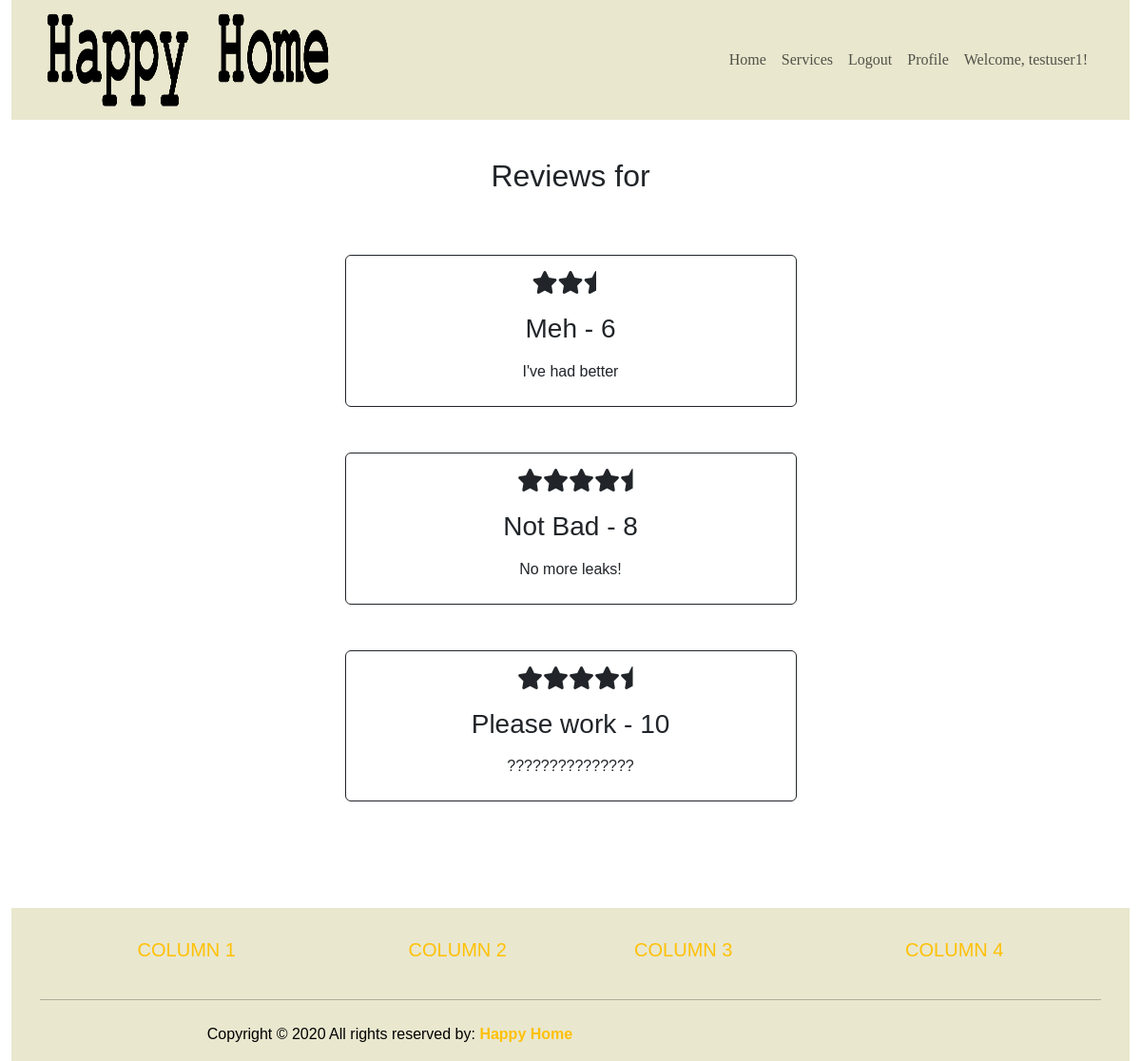
Before: /user_reviews20 (signed in) with the older database file.
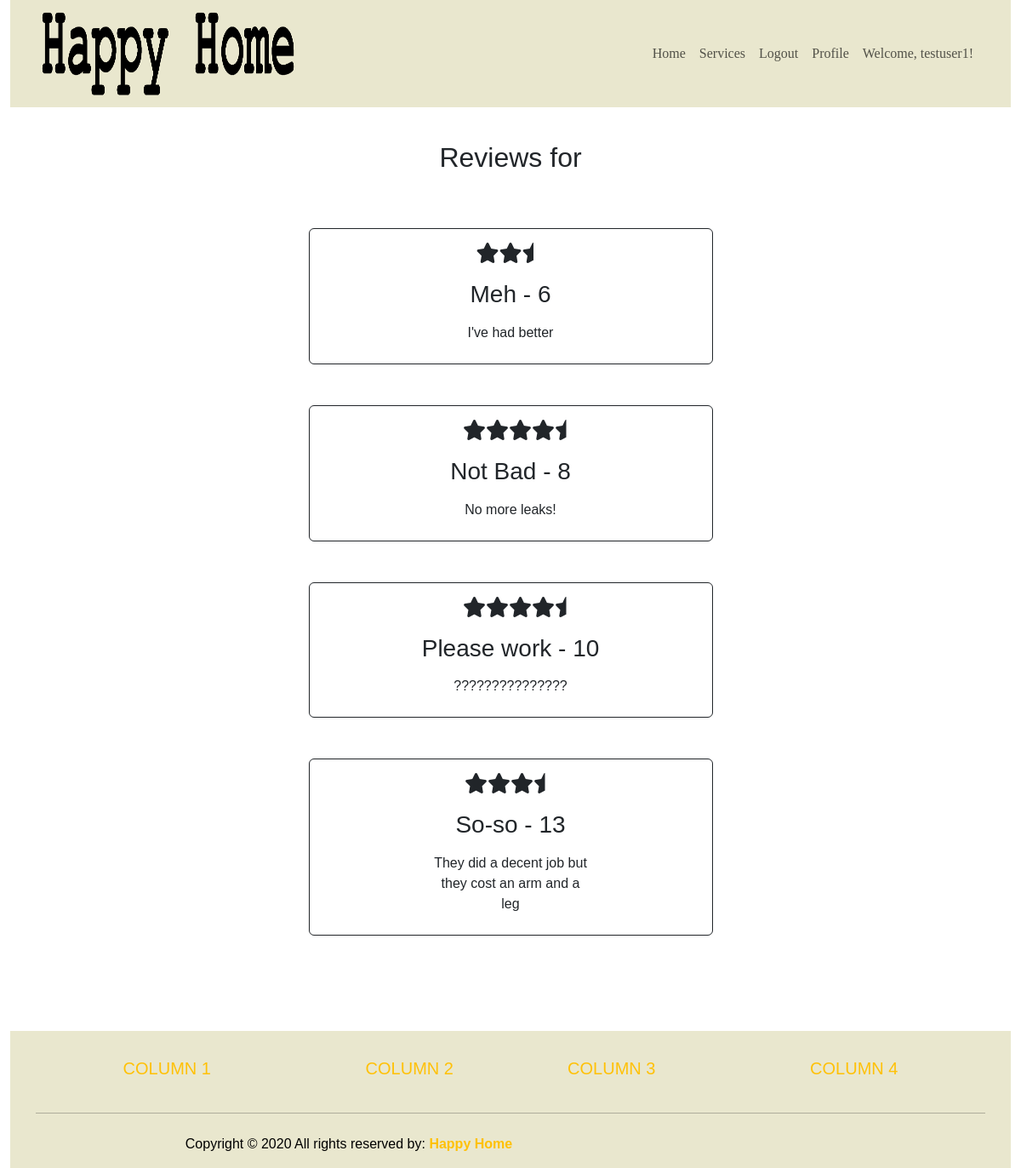
After: the same page with the newer database file.
### happy_home/models.py (models this page shows, shortened)
class User(AbstractUser):
    is_provider = models.BooleanField('business', default=False)
    is_user = models.BooleanField('user', default=False)

class Review(models.Model):
    provider = models.IntegerField(null=True)
    consumer = models.IntegerField(null=True)
    title = models.CharField(max_length=30, blank=True)
    rating = models.FloatField(default=1)
    text = models.CharField(max_length=1000, blank=True)
    created = models.DateField(auto_now=True)

### happy_home/views.py (the view)
# urls.py: path('user_reviews<info_user>', views.user_reviews, name='userReviews'),
def user_reviews(request, info_user):
    if request.user.is_authenticated:
        if request.user.is_user:
            consumer = Consumer.objects.get(user=info_user) #(email=request.user.email)
            reviews = Review.objects.filter(consumer=info_user)
            return render(request, 'user_reviews.html', {'reviews':reviews, 'consumer': consumer} ) # ,'profile_user':profile_user
        else:
            messages.success(request, ('You must be logged in as a user'))
            return redirect('login')
    else:
        messages.success(request, ('You must be logged in to get review list'))
        return redirect('login')

### happy_home/templates/user_reviews.html (shortened to what this page needs)
{% extends 'base.html' %}
{% block content %}
<div class="row col-6 mx-auto">
    <h2 style="text-align: center">Reviews for</h2>
</div>
<div class="row col-6 mx-auto mb-5">
</div>
{% for review in reviews %}
<div class="row text-center">
    <div class="container-bordered border border-dark rounded-2 mb-5 text-center col-5 mx-auto">
        <div class="mb-3">
            {% if review.rating == 0.5 %}
                <i style='font-size:24px' class='fas col-3 pt-3'>&#xf089;</i>
            {% elif review.rating == 1 %}
                <i style='font-size:24px' class='fas col-3 pt-3'>&#xf005;</i>
            {% elif review.rating == 1.5 %}
                <i style='font-size:24px' class='fas col-3 pt-3'>&#xf005;&#xf089;</i>
            {% elif review.rating == 2 %}
                <i style='font-size:24px' class='fas col-3 pt-3'>&#xf005;&#xf005;</i>
            {% elif review.rating == 2.5 %}
                <i style='font-size:24px' class='fas col-3 pt-3'>&#xf005;&#xf005;&#xf089;</i>
            {% elif review.rating == 3 %}
                <i style='font-size:24px' class='fas col-3 pt-3'>&#xf005;&#xf005;&#xf005;</i>
            {% elif review.rating == 3.5 %}
                <i style='font-size:24px' class='fas col-3 pt-3'>&#xf005;&#xf005;&#xf005;&#xf089;</i>
            {% elif review.rating == 4 %}
                <i style='font-size:24px' class='fas col-3 pt-3'>&#xf005;&#xf005;&#xf005;&#xf005;</i>
            {% elif review.rating == 4.5 %}
                <i style='font-size:24px' class='fas col-3 pt-3'>&#xf005;&#xf005;&#xf005;&#xf005;&#xf089;</i>
            {% elif review.rating == 5 %}
                <i style='font-size:24px' class='fas col-3 pt-3'>&#xf005;&#xf005;&#xf005;&#xf005;&#xf005;</i>
            {% endif %}
        </div>
        <div class="mb-3">
            <h3>{{ review.title }} - {{ review.id }}</h3>
        </div>
        <div class="col-5 mx-auto mb-4">
            <p>{{ review.text }}</p>
        </div>
    </div>
</div>
{% endfor %}
{% endblock %}

### happy_home/templates/base.html (shortened to what this page needs)
<!DOCTYPE html>
<html lang="en">
    <head>
        <link href="https://cdn.jsdelivr.net/npm/bootstrap@5.3.0-alpha1/dist/css/bootstrap.min.css" rel="stylesheet">
        <link href="static\css\main_bs.css" rel="stylesheet" />
        <link href="static\css\rating.css" rel="stylesheet" />
    </head>
    <body>
        <div class="container-fluid">
            <nav class="navbar navbar-expand-sm">
                <div class="container-fluid">
                    <a class="navbar-brand px-4" href="#">
                        <img src="static\images\HappyHome.png" width="300" height="100" alt="Happy Home">
                    </a>
                    <div class="collapse navbar-collapse justify-content-end px-4" id="navbarSupportedContent" id="navbarNav">
                        <ul class="navbar-nav ">
                            <li class="nav-item">
                                <a class="nav-link" href="{% url 'home' %}">Home</a>
                            </li>
                            <li class="nav-item">
                                <a class="nav-link" href="#">Services</a>
                            </li>
                            {% if user.is_authenticated %}
                                <li class="nav-item">
                                    <a class="nav-link" href="{% url 'logout' %}">Logout</a>
                                </li>
                                {% if user.is_provider %}
                                    <li class="nav-item">
                                        <a class="nav-link" href="{% url 'businessProfile' %}">Profile</a>
                                    </li>
                                {% else %}
                                    <li class="nav-item">
                                        <a class="nav-link" href="{% url 'userProfile' %}">Profile</a>
                                    </li>
                                {% endif %}
                            {% else %}
                                <li class="nav-item">
                                    <a class="nav-link" href="{% url 'login' %}">Login</a>
                                </li>
                            {% endif %}
                            {% if user.is_authenticated %}
                                <li class="nav-item">
                                    <a class="nav-link">Welcome, {{ user.username }}!</a>
                                </li>
                            {% else %}
                                <li class="nav-item">
                                    <a class="nav-link" href="{% url 'createAccount' %}">Create Account</a>
                                </li>
                            {% endif %}
                        </ul>
                    </div>
                </div>
            </nav>
        </div>
        <br/>
        <div class="container pt-3 pb-3">
        {% block content %}
        {% endblock %}
        </div>
        <div class="container-fluid pt-5">
        <footer class="text-black pt-3">
            <div class="container text-center text-md-left">
                <div class="row text-center text-md-left">
                    <div class="col-md-3 col-lg-3 col-xl-3 mx-auto mt-3">
                        <h5 class="text-uppercase mb-4 font-weight-bold text-warning">Column 1</h5>
                    </div>
                    <div class="col-md-2 col-lg-2 col-xl-2 mx-auto mt-3">
                        <h5 class="text-uppercase mb-4 font-weight-bold text-warning">Column 2</h5>
                    </div>
                    <div class="col-md3 col-lg-2 col-xl-2 mx-auto mt-3">
                        <h5 class="text-uppercase mb-4 font-weight-bold text-warning">Column 3</h5>
                    </div>
                    <div class="col-md-4 col-lg-3 col-xl-3 mx-auto mt-3">
                        <h5 class="text-uppercase mb-4 font-weight-bold text-warning">Column 4</h5>
                    </div>
                </div>
                <hr class="mb-4">
                <div class="row align-items-center">
                    <div class="col-md-7 col-lg-8">
                        <p>Copyright &copy 2020 All rights reserved by:
                            <a href="#" style="text-decoration: none;"><strong class="text-warning">Happy Home</strong></a>
                        </p>
                    </div>
                </div>
            </div>
        </footer>
    </div>
    </body>
</html>

### happy_home/static/css/main_bs.css (style rules this page uses)
body { font-family: "Gill Sans", Helvetica, Arial, "sans-serif"; }
footer { background-color: #E9E7CE; }
.navbar { background-color:#E9E7CE; font-family: Gill Sans; }
.container-bordered { border: 2px solid black; }

Changed rows visible on the page:
added Review: rating 3.5 (drawn), title "So-so", id "13", text "They did a decent job but they cost an arm and a leg"
